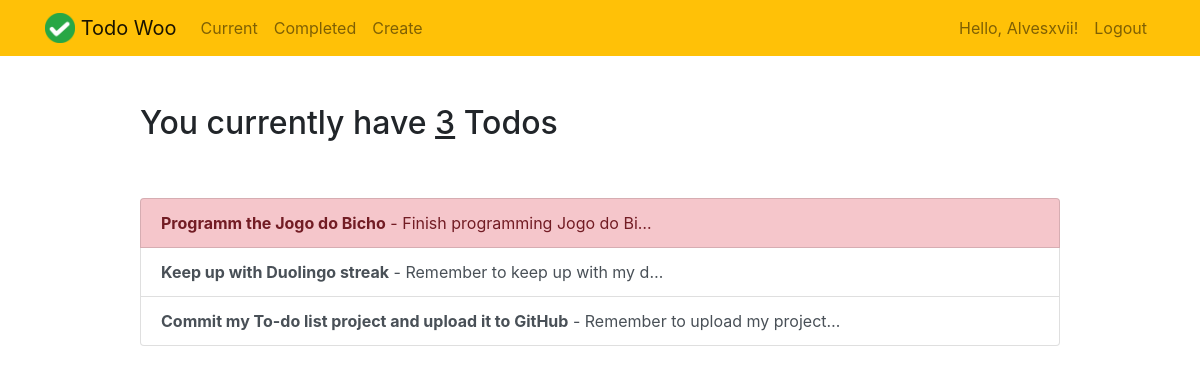
/current/ (signed in), run on the app's committed database.
### todo/models.py (models this page shows, shortened)
class Todo(models.Model):
    title = models.CharField(max_length=100)
    memo = models.TextField(blank=True)
    created = models.DateTimeField(auto_now_add=True)
    datecompleted = models.DateTimeField(null=True, blank=True)
    important = models.BooleanField(default=False)
    user = models.ForeignKey(User, on_delete=models.CASCADE)

### todo/views.py (the view)
# urls.py: path('current/', views.currenttodos, name='currenttodos'),
@login_required
def currenttodos(request):
    todos = Todo.objects.filter(user=request.user, datecompleted__isnull=True)
    return render(request, 'todo/currenttodos.html', {'todos': todos})

### todo/templates/todo/currenttodos.html
{% extends 'todo/base.html' %}
{% block content %}
    <div class="row justify-content-center mt-5">
            <div class="col-md-10">
                {% if todos %}
                     <h2>You currently have <u>{{ todos.count }}</u> Todo{{ todos.count|pluralize }}</h2>
                {% else %}
                               <h1>Current Todos</h1>
                {% endif %}
            </div>
    </div>
    <div class="row justify-content-center mt-5">
        <div class="col-md-10">
        {% if todos %}
            <div class="list-group">
                {% for todo in todos %}
                    <a href="{% url 'viewtodo' todo.id %}" class="list-group-item list-group-item-action{% if todo.important %} list-group-item-danger{% endif %}"><b>{{ todo.title }}</b>{% if todo.memo %} - {{ todo.memo|truncatechars:30 }}{% endif %}</a>
                {% endfor %}
            </div>
        {% else %}
            <div class="text-center">
                <h2>Looks like you don't have any todos! Nice work.</h2>
            <br>
            <a role="button" class="btn btn-primary" href="{% url 'createtodo' %}">New Todo</a>
            </div>
        {% endif %}
        </div>
    </div>
{% endblock %}

### todo/templates/todo/base.html (shortened to what this page needs)
<!doctype html>
{% load static %}
<html lang="en">
<head>
    <link rel="stylesheet" href="https://stackpath.bootstrapcdn.com/bootstrap/4.4.1/css/bootstrap.min.css">
</head>
<body>
<nav class="navbar navbar-expand-md navbar-light bg-warning">
<div class="container">
    <a class="navbar-brand" href="{% url 'home' %}">
         <img src="{% static 'todo/logo.png' %}" width="30" height="30" class="d-inline-block align-top">
        <span>Todo Woo</span>
    </a>
    <div class="collapse navbar-collapse" id="navbarNav">
    {% if user.is_authenticated %}
        <ul class="navbar-nav mr-auto">
                <li class="nav-item {{ current }}">
                    <a class="nav-link" href="{% url 'currenttodos' %}">Current</a>
                </li>
                <li class="nav-item {{ completed }}">
                    <a class="nav-link" href="{% url 'completedtodos' %}">Completed</a>
                </li>
                <li class="nav-item {{ create }}">
                    <a class="nav-link" href="{% url 'createtodo' %}">Create</a>
                </li>
        </ul>
    {% endif %}
    <ul class="navbar-nav ml-auto">
            {% if user.is_authenticated %}
                <li class="nav-item">
                    <a href="#" class="nav-link">Hello, {{ user.username }}!</a>
                </li>
                <li class="nav-item">
                    <a href="#" onclick="$('#signOutBtn').click()" class="nav-link">Logout</a>
                </li>
            {% endif %}
        </ul>
    </div>
</div>
</nav>
<div class="container">
{% block content %}{% endblock %}
</div>
</body>
</html>

### data on the page
Todo: title "Programm the Jogo do Bicho", memo "Finish programming Jogo do Bi…"
Todo: title "Keep up with Duolingo streak", memo "Remember to keep up with my d…"
Todo: title "Commit my To-do list project and upload it to GitHub", memo "Remember to upload my project…"

### other printed values
{{ user.username }} "Alvesxvii"
{{ todos.count }} "3"
